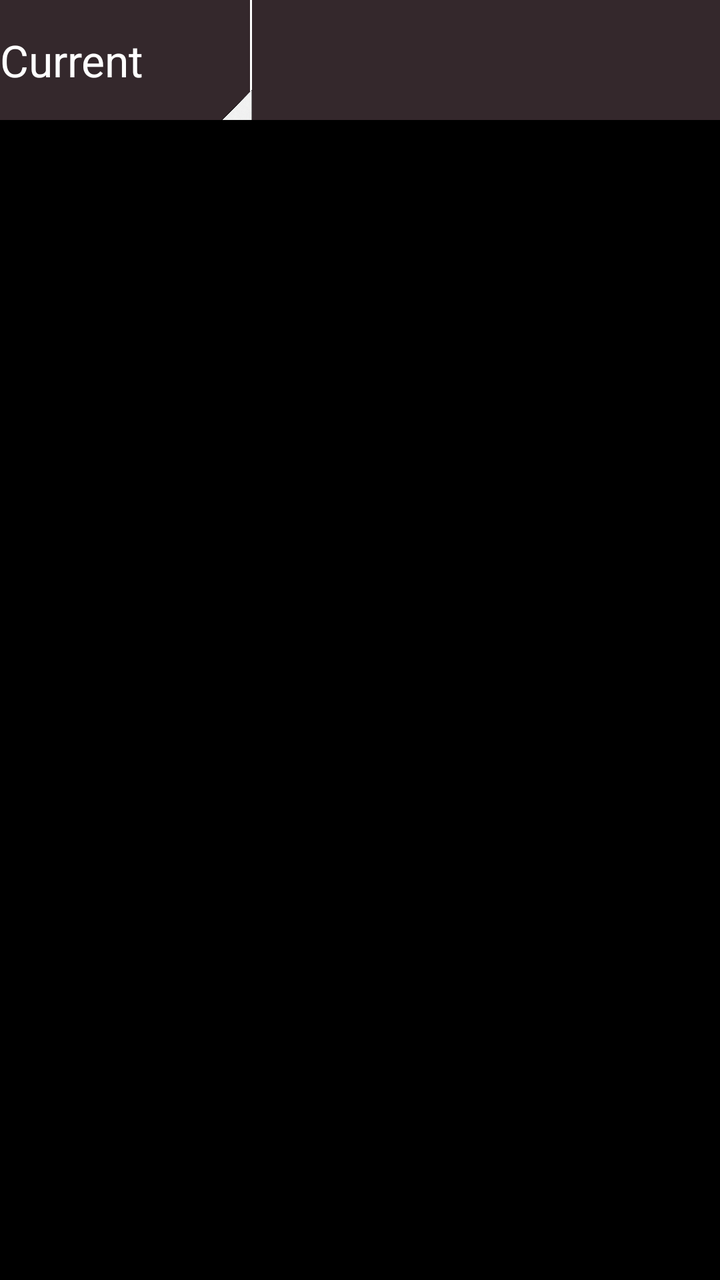
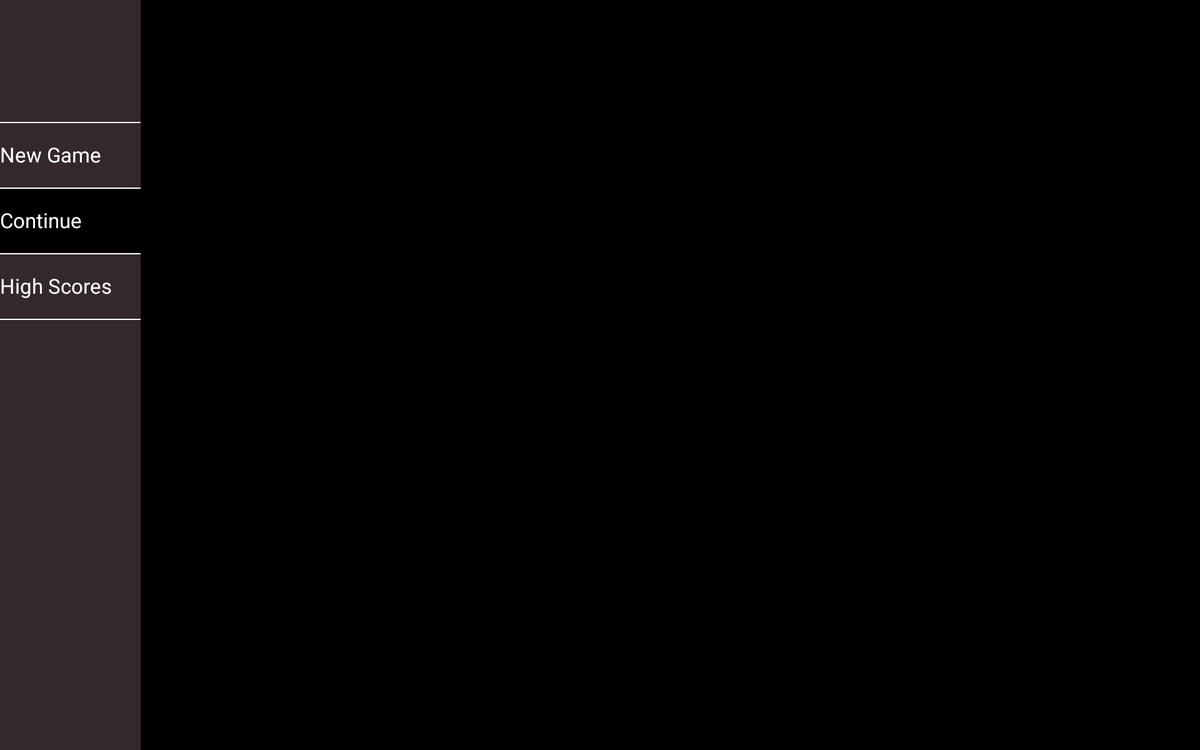

One screen, two layout resources from the same app: the default and the repository's alternative for another configuration. Each is rendered where Android would select it; the XML of both is given below.
<!-- AndroidManifest.xml: activity theme noAnimTheme -->
<!-- res/layout/cntinue.xml -->
<RelativeLayout xmlns:android="http://schemas.android.com/apk/res/android"
    xmlns:tools="http://schemas.android.com/tools"
    android:layout_width="fill_parent"
    android:layout_height="fill_parent" >

    <RelativeLayout
        android:id="@+id/relativeLayout1"
        android:layout_width="fill_parent"
        android:layout_height="60dp"
        android:layout_alignParentLeft="true"
        android:layout_alignParentTop="true"
        android:background="#34282C" >

        <TextView
            android:id="@+id/cntinue"
            android:layout_width="120dp"
            android:layout_height="fill_parent"
            android:layout_alignParentLeft="true"
            android:layout_centerVertical="true"
            android:gravity="center_vertical"
            android:text="Current"
            android:textAppearance="?android:attr/textAppearanceLarge" 
            android:onClick="showLayoutMenu" 
            android:clickable="true" />
        <View
            android:id="@+id/view1"
            android:layout_width="1dip"
            android:layout_height="fill_parent"
            android:layout_centerVertical="true"
            android:layout_marginLeft="5dp"
            android:layout_toRightOf="@+id/cntinue"
            android:background="#FFFFFF" />
        <ImageView
            android:id="@+id/triangle"
            android:layout_width="15dp"
            android:layout_height="15dp"
            android:layout_alignParentBottom="true"
            android:layout_alignRight="@+id/view1"
            android:src="@drawable/triangle" />

    </RelativeLayout>

    <android.support.v4.view.ViewPager
        android:id="@+id/saveStatePager"
        android:layout_width="fill_parent"
        android:layout_height="fill_parent"
        android:layout_alignParentLeft="true"
        android:layout_below="@+id/relativeLayout1" >
    </android.support.v4.view.ViewPager>

</RelativeLayout>
<!-- resources referenced by this layout -->
<resources>
  <!-- drawable triangle: png bitmap (drawable-hdpi, 60571 bytes) -->
  <style name="noAnimTheme" parent="android:Theme">
     		<item name="android:windowAnimationStyle">@null</item>
     		<item name="android:windowNoTitle">true</item>
  	</style>
</resources>
<!-- res/layout-xlarge-land/cntinue.xml (the repository's variant of the layout above) -->
<!-- drawn on a large tablet held sideways -->
<RelativeLayout xmlns:android="http://schemas.android.com/apk/res/android"
    xmlns:tools="http://schemas.android.com/tools"
    android:layout_width="fill_parent"
    android:layout_height="fill_parent" >

    <RelativeLayout
        android:layout_width="150dp"
        android:layout_height="fill_parent"
        android:layout_alignParentLeft="true"
        android:background="#34282C" >
        <TextView
            android:id="@+id/newGame"
            android:layout_width="fill_parent"
            android:layout_height="70dp"
            android:layout_alignParentLeft="true"
            android:layout_alignParentTop="true"
            android:layout_marginTop="130dp"
            android:text="New Game"
            android:textAppearance="?android:attr/textAppearanceLarge" 
            android:gravity="center_vertical" 
            android:clickable="true"
            android:onClick="changeLayout" />

        <TextView
            android:id="@+id/cntinue"
            android:layout_width="fill_parent"
            android:layout_height="70dp"
            android:layout_alignParentLeft="true"
            android:layout_below="@+id/newGame"
            android:text="Continue"
            android:textAppearance="?android:attr/textAppearanceLarge" 
            android:gravity="center_vertical" 
            android:background="#000000" />

        <TextView
            android:id="@+id/highScore"
            android:layout_width="fill_parent"
            android:layout_height="70dp"
            android:layout_alignParentLeft="true"
            android:layout_below="@+id/cntinue"
            android:gravity="center_vertical"
            android:text="High Scores"
            android:textAppearance="?android:attr/textAppearanceLarge"
            android:clickable="true"
	        android:onClick="changeLayout" />

        <View
            android:id="@+id/view1"
            android:layout_width="fill_parent"
            android:layout_height="1dp"
            android:layout_alignParentLeft="true"
            android:layout_alignTop="@+id/newGame"
            android:background="#FFFFFF" />

        <View
            android:id="@+id/View01"
            android:layout_width="fill_parent"
            android:layout_height="1dp"
            android:layout_alignParentLeft="true"
            android:layout_below="@+id/newGame"
            android:background="#FFFFFF" />

        <View
            android:id="@+id/View02"
            android:layout_width="fill_parent"
            android:layout_height="1dp"
            android:layout_alignParentLeft="true"
            android:layout_below="@+id/highScore"
            android:background="#FFFFFF" />

        <View
            android:id="@+id/View03"
            android:layout_width="fill_parent"
            android:layout_height="1dp"
            android:layout_alignParentLeft="true"
            android:layout_alignTop="@+id/highScore"
            android:background="#FFFFFF" />

    </RelativeLayout>
    
</RelativeLayout>
<!-- resources referenced by the variant -->
<!-- as a large tablet held sideways resolves them -->
<resources>
  <style name="noAnimTheme" parent="android:Theme">
     		<item name="android:windowAnimationStyle">@null</item>
     		<item name="android:windowNoTitle">true</item>
  	</style>
</resources>
